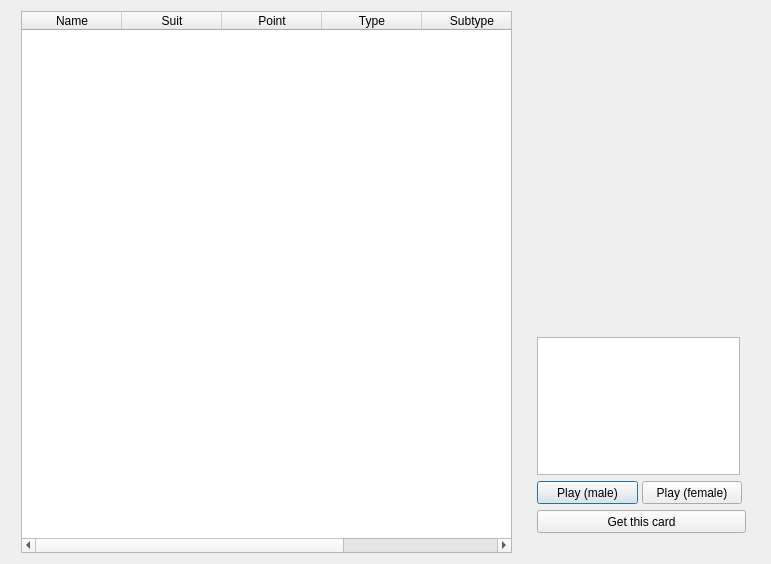
<?xml version="1.0" encoding="UTF-8"?>
<ui version="4.0">
 <class>CardOverview</class>
 <widget class="QDialog" name="CardOverview">
  <property name="geometry">
   <rect>
    <x>0</x>
    <y>0</y>
    <width>771</width>
    <height>564</height>
   </rect>
  </property>
  <property name="windowTitle">
   <string>Card Overvew</string>
  </property>
  <layout class="QHBoxLayout" name="horizontalLayout_2">
   <item>
    <widget class="QTableWidget" name="tableWidget">
     <property name="maximumSize">
      <size>
       <width>491</width>
       <height>16777215</height>
      </size>
     </property>
     <property name="editTriggers">
      <set>QAbstractItemView::NoEditTriggers</set>
     </property>
     <property name="selectionMode">
      <enum>QAbstractItemView::SingleSelection</enum>
     </property>
     <property name="selectionBehavior">
      <enum>QAbstractItemView::SelectRows</enum>
     </property>
     <property name="sortingEnabled">
      <bool>true</bool>
     </property>
     <column>
      <property name="text">
       <string>Name</string>
      </property>
     </column>
     <column>
      <property name="text">
       <string>Suit</string>
      </property>
     </column>
     <column>
      <property name="text">
       <string>Point</string>
      </property>
     </column>
     <column>
      <property name="text">
       <string>Type</string>
      </property>
     </column>
     <column>
      <property name="text">
       <string>Subtype</string>
      </property>
     </column>
     <column>
      <property name="text">
       <string>Package</string>
      </property>
     </column>
    </widget>
   </item>
   <item>
    <widget class="QFrame" name="">
     <property name="maximumSize">
      <size>
       <width>221</width>
       <height>521</height>
      </size>
     </property>
     <layout class="QVBoxLayout" name="verticalLayout_3">
      <item>
       <layout class="QVBoxLayout" name="verticalLayout_2">
        <item>
         <widget class="QLabel" name="cardLabel">
          <property name="minimumSize">
           <size>
            <width>211</width>
            <height>301</height>
           </size>
          </property>
          <property name="maximumSize">
           <size>
            <width>217</width>
            <height>16777215</height>
           </size>
          </property>
          <property name="text">
           <string/>
          </property>
         </widget>
        </item>
        <item>
         <widget class="QTextEdit" name="cardDescriptionBox">
          <property name="maximumSize">
           <size>
            <width>217</width>
            <height>16777215</height>
           </size>
          </property>
          <property name="readOnly">
           <bool>true</bool>
          </property>
         </widget>
        </item>
       </layout>
      </item>
      <item>
       <layout class="QVBoxLayout" name="verticalLayout">
        <item>
         <layout class="QHBoxLayout" name="horizontalLayout">
          <item>
           <widget class="QPushButton" name="malePlayButton">
            <property name="minimumSize">
             <size>
              <width>101</width>
              <height>23</height>
             </size>
            </property>
            <property name="maximumSize">
             <size>
              <width>105</width>
              <height>16777215</height>
             </size>
            </property>
            <property name="text">
             <string>Play (male)</string>
            </property>
           </widget>
          </item>
          <item>
           <widget class="QPushButton" name="femalePlayButton">
            <property name="minimumSize">
             <size>
              <width>100</width>
              <height>23</height>
             </size>
            </property>
            <property name="maximumSize">
             <size>
              <width>104</width>
              <height>16777215</height>
             </size>
            </property>
            <property name="text">
             <string>Play (female)</string>
            </property>
           </widget>
          </item>
         </layout>
        </item>
        <item>
         <widget class="QPushButton" name="getCardButton">
          <property name="minimumSize">
           <size>
            <width>209</width>
            <height>23</height>
           </size>
          </property>
          <property name="maximumSize">
           <size>
            <width>217</width>
            <height>16777215</height>
           </size>
          </property>
          <property name="text">
           <string>Get this card</string>
          </property>
         </widget>
        </item>
       </layout>
      </item>
     </layout>
    </widget>
   </item>
  </layout>
 </widget>
 <resources/>
 <connections/>
</ui>
